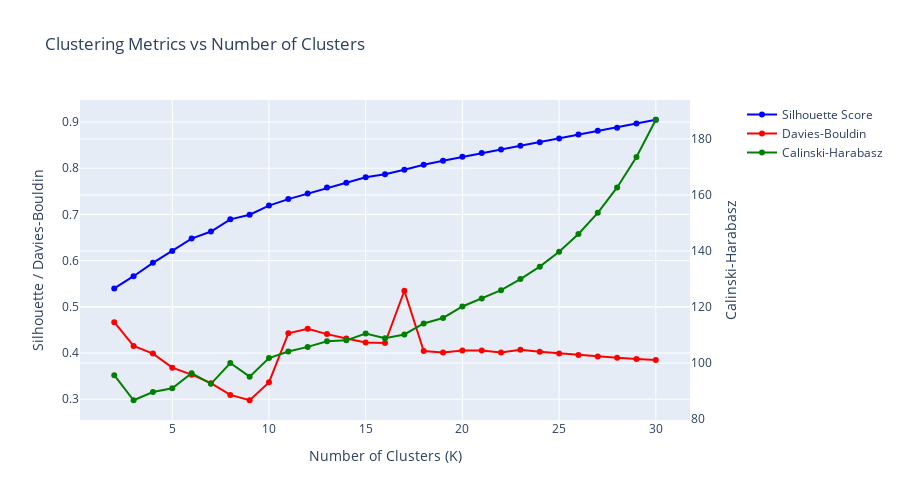

Notebook source saved alongside this figure:
### Code cell
# Visualize clustering metrics
from modules.visualization import plot_metrics_evolution

fig = plot_metrics_evolution(metrics_df)
fig.show()

### Figure 1 — Plotly figure (JSON) as saved in the notebook; plotly's stock layout.template omitted (floating-point values rounded to 4 significant figures)
{"data": [{"line": {"color": "blue", "width": 2}, "mode": "lines+markers", "name": "Silhouette Score", "type": "scatter", "x": [2, 3, 4, 5, 6, 7, 8, 9, 10, 11, 12, 13, 14, 15, 16, 17, 18, 19, 20, 21, 22, 23, 24, 25, 26, 27, 28, 29, 30], "xaxis": "x", "y": [0.5398, 0.5662, 0.5953, 0.6208, 0.6478, 0.663, 0.6894, 0.6993, 0.719, 0.7331, 0.7451, 0.7583, 0.7686, 0.7804, 0.7868, 0.7967, 0.8074, 0.8162, 0.8247, 0.8327, 0.8404, 0.8485, 0.8563, 0.8641, 0.873, 0.8809, 0.8878, 0.8968, 0.9049], "yaxis": "y"}, {"line": {"color": "red", "width": 2}, "mode": "lines+markers", "name": "Davies-Bouldin", "type": "scatter", "x": [2, 3, 4, 5, 6, 7, 8, 9, 10, 11, 12, 13, 14, 15, 16, 17, 18, 19, 20, 21, 22, 23, 24, 25, 26, 27, 28, 29, 30], "xaxis": "x", "y": [0.4669, 0.4155, 0.3988, 0.3684, 0.3532, 0.3348, 0.3093, 0.2978, 0.3365, 0.4426, 0.4524, 0.4409, 0.4315, 0.4231, 0.4218, 0.5348, 0.4042, 0.4012, 0.4056, 0.4056, 0.401, 0.4069, 0.4029, 0.3992, 0.3958, 0.3926, 0.3896, 0.3871, 0.3848], "yaxis": "y"}, {"line": {"color": "green", "width": 2}, "mode": "lines+markers", "name": "Calinski-Harabasz", "type": "scatter", "x": [2, 3, 4, 5, 6, 7, 8, 9, 10, 11, 12, 13, 14, 15, 16, 17, 18, 19, 20, 21, 22, 23, 24, 25, 26, 27, 28, 29, 30], "xaxis": "x", "y": [95.66, 86.72, 89.66, 90.99, 96.39, 92.58, 100.0, 95.13, 101.8, 104.1, 105.8, 107.8, 108.1, 110.6, 108.8, 110.2, 114.1, 116.1, 120.2, 123.0, 126.0, 130.0, 134.4, 139.7, 146.1, 153.6, 162.7, 173.6, 186.9], "yaxis": "y2"}], "layout": {"height": 500, "hovermode": "x unified", "title": {"text": "Clustering Metrics vs Number of Clusters"}, "xaxis": {"anchor": "y", "domain": [0, 0.94], "title": {"text": "Number of Clusters (K)"}}, "yaxis": {"anchor": "x", "domain": [0, 1], "title": {"text": "Silhouette / Davies-Bouldin"}}, "yaxis2": {"anchor": "x", "overlaying": "y", "side": "right", "title": {"text": "Calinski-Harabasz"}}}}
